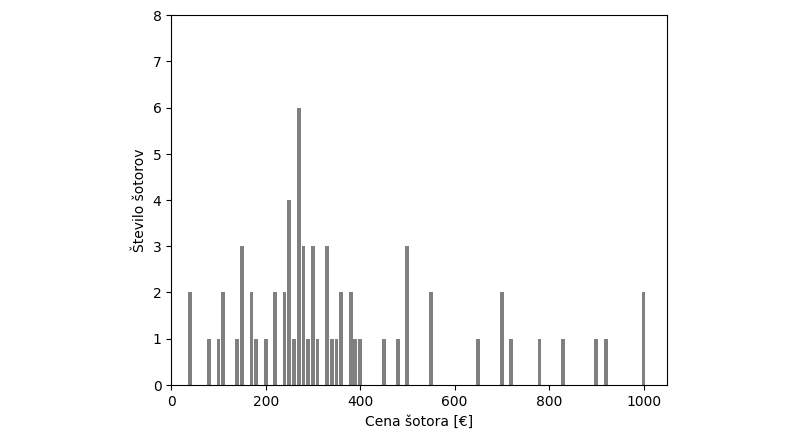

Recreate this plot in Python.
import re
import requests
import matplotlib.pyplot as plt

html = requests.get("https://www.iglusport.si/taborjenje/sotori/sotori").text

prices = []
for res in re.findall(r'<span class="price">\d+,\d+', html):
  prices.append(round(float(res.split('>')[1].replace(',', '.')) / 10))

hist = [0] * (max(prices) + 1)
for price in prices:
  hist[price] += 1

fig = plt.figure()

plt.bar(range(len(hist)), hist, color = [0.5] * 3)
ticks, labels = plt.xticks()
plt.xticks(ticks = ticks, labels = [str(int(10 * tick)) for tick in ticks])
plt.xlim([0, 1.05 * max(prices)])
plt.ylim([0, 8])

plt.ylabel("Število šotorov")
plt.xlabel("Cena šotora [€]")

fig.savefig("camping.png", bbox_inches = 'tight')
